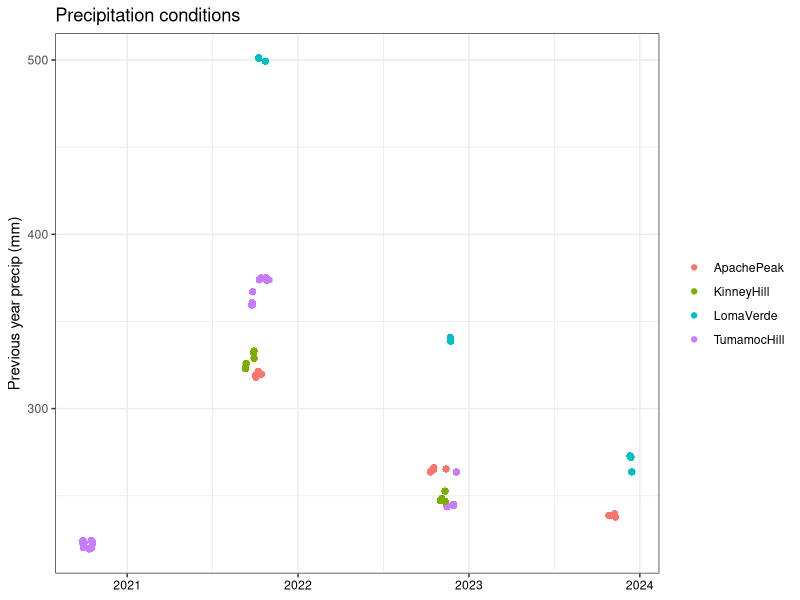
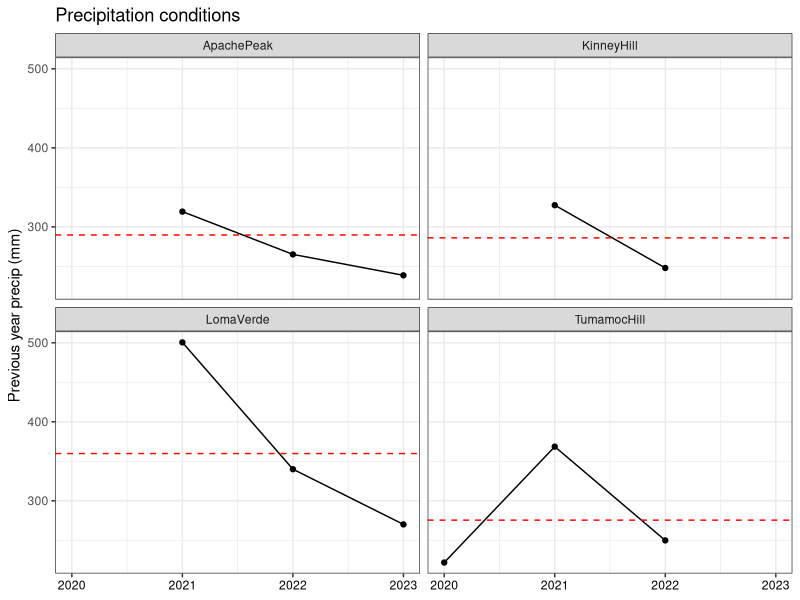
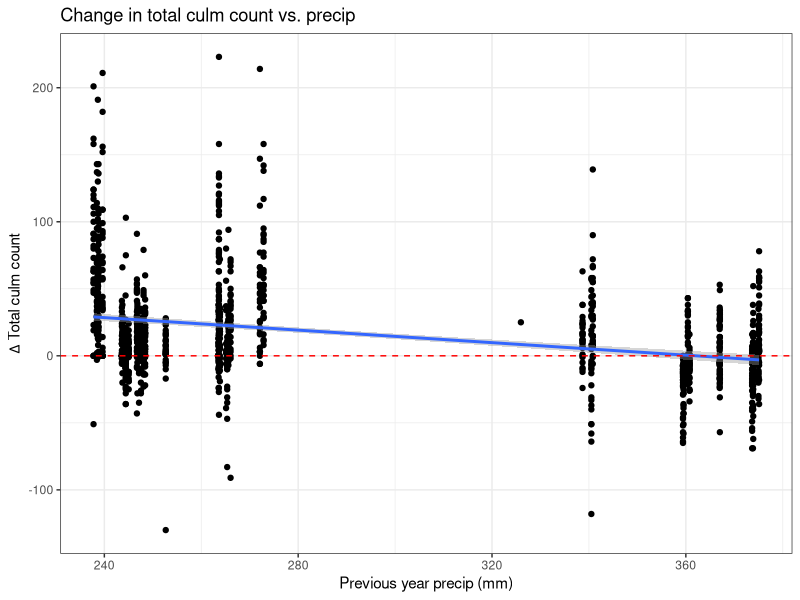
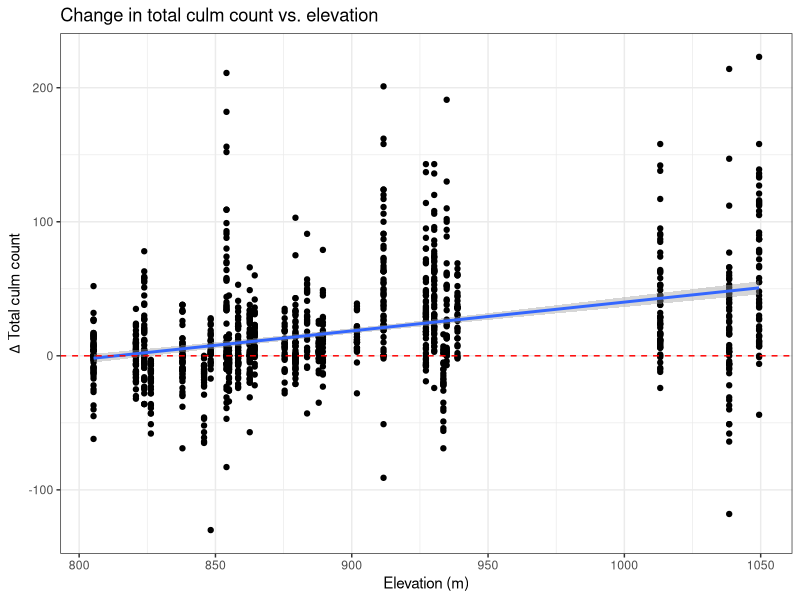
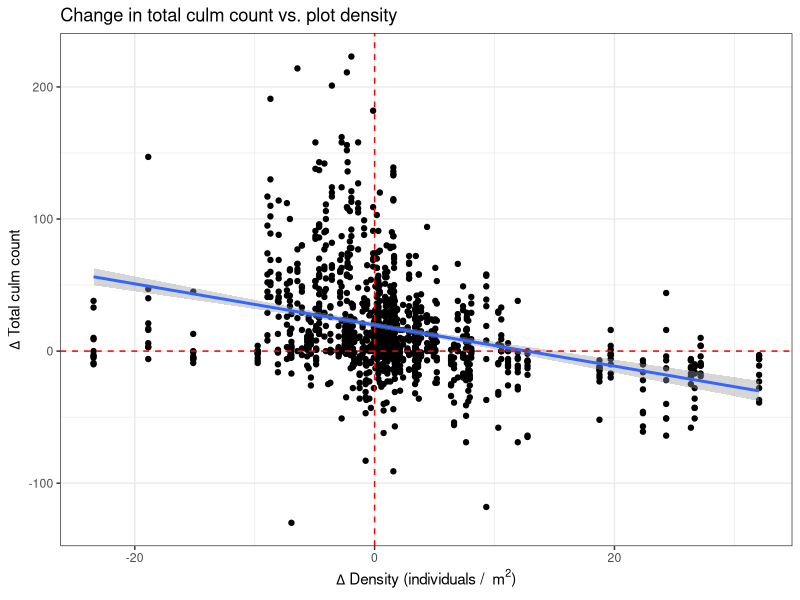
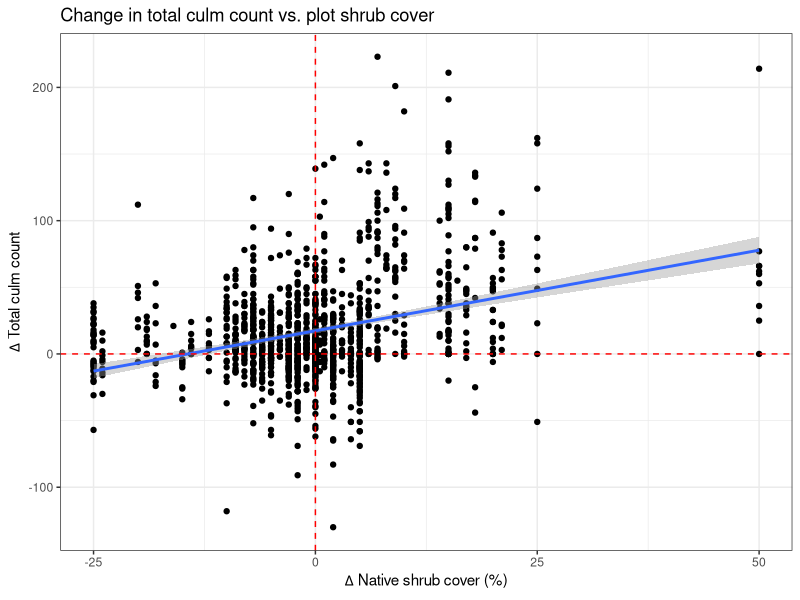
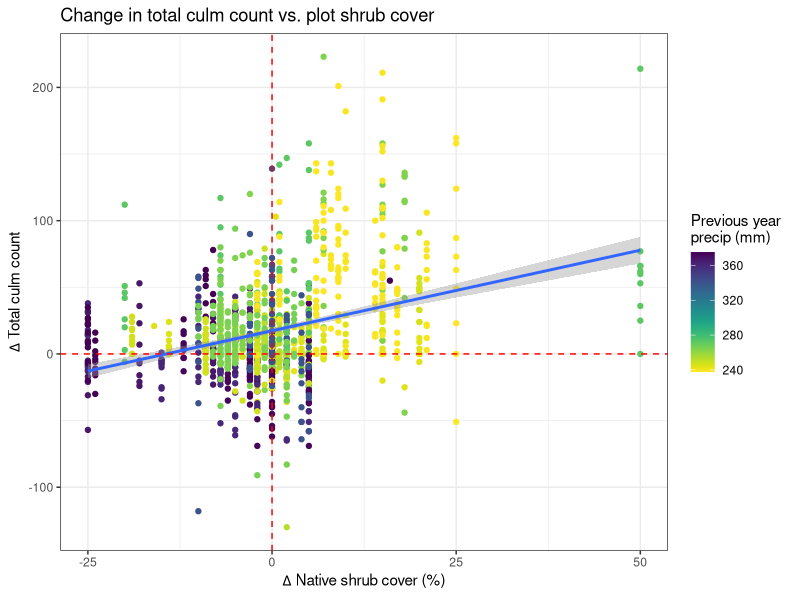
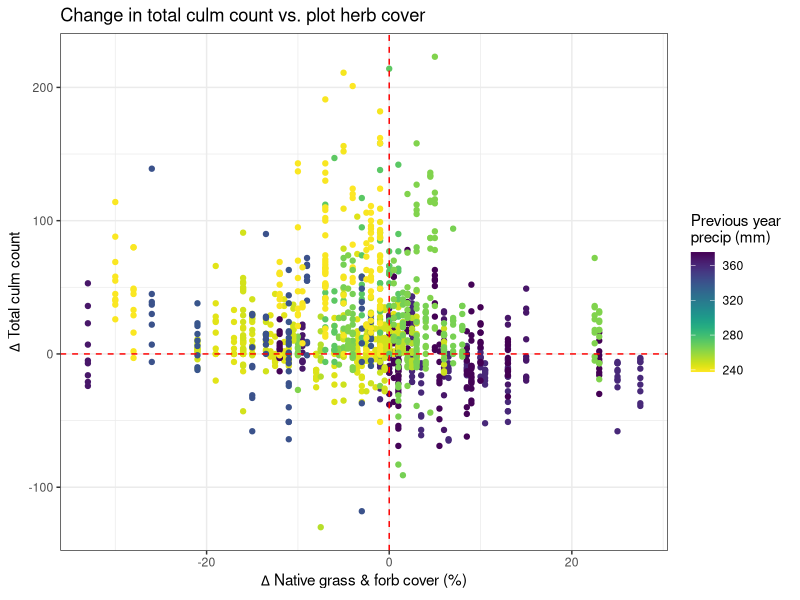

Write the R code that produced these figures, in order. (Note: this script raises an error after producing the figures.)
# Created: 2025-04-28
# Updated: 2025-04-29

# Purpose: Visualize relationships relevant to linear models from 06.2.R:
#   total7, repro7, bgden7, bgcov7.
# Also graph seedling survival (no corresponding linear models).

library(tidyverse)
library(scales)
library(viridis)

# Load data ---------------------------------------------------------------

dat <- read_csv("data/cleaned/04_demography-data_clean.csv")
culm.change.raw <- read_csv("data/cleaned/04_change-in-culm-density-cover_clean.csv")


# Data wrangling ----------------------------------------------------------

# Remove flat obs
culm.change <- culm.change.raw %>% 
  filter(Aspect != "flat")


# Separate out plot-level data and remove flat
dat.plot <- dat %>% 
  select(-Plant_ID, -Vegetative_culms, -Reproductive_culms, -Total_Live_Culms, -Longestleaflength_cm) %>% 
  distinct(.keep_all = TRUE) %>% 
  filter(Aspect != "flat")

plot.change <- culm.change %>% 
  select(-Plant_ID, -Vegetative_culms, -Reproductive_culms, -Total_Live_Culms, -Longestleaflength_cm,
         -Change_Reproductive_culms, -Change_Total_Live_Culms) %>% 
  distinct(.keep_all = TRUE) %>% 
  filter(Aspect != "flat")

# Create df of average for precip
#   By site
plot.avg.site <- dat.plot %>% 
  group_by(Year, StudyYear, Site) %>% 
  summarise(Perc_dev_avg = mean(Perc_dev),
            Prev_year_precip_avg = mean(Prev_year_precip),
            .groups = "keep")


# Aspects at each site ----------------------------------------------------

dat %>% 
  filter(Site == "ApachePeak") %>% 
  count(Aspect) # E, S, W, flat
dat %>% 
  filter(Site == "KinneyHill") %>% 
  count(Aspect) # E, S, SW, W
dat %>% 
  filter(Site == "LomaVerde") %>% 
  count(Aspect) # S, SW, W
dat %>% 
  filter(Site == "TumamocHill") %>% 
  count(Aspect) # E, N, S, W



# Precip ------------------------------------------------------------------

# 30-year averages by site
dat.plot %>% 
  select(Site, Transect, MAP) %>% 
  distinct(.keep_all = TRUE) %>% 
  print(n = 27)

map.avg <- dat.plot %>% 
  select(Site, Transect, MAP) %>% 
  distinct(.keep_all = TRUE) %>% 
  group_by(Site) %>% 
  summarise(MAP_avg = mean(MAP))
map.avg

# Precip: scatterplot 
dat %>% 
  ggplot(aes(x = Date, y = Prev_year_precip, color = Site)) +
  geom_point() +
  theme_bw() +
  labs(x = NULL,
       y = "Previous year precip (mm)",
       title = "Precipitation conditions") +
  theme(axis.text.x = element_text(color = "black")) +
  theme(legend.title = element_blank())
  

# Precip: line graph
precip.site <- plot.avg.site %>% 
  ggplot(aes(x = Year, y = Prev_year_precip_avg)) +
  geom_point() +
  geom_line() +
  facet_wrap(~Site) +
  theme_bw() +
  labs(x = NULL,
       y = "Previous year precip (mm)",
       title = "Precipitation conditions") +
  theme(axis.text.x = element_text(color = "black")) +
  geom_hline(data = map.avg, 
             aes(yintercept = MAP_avg), 
             linetype = "dashed", color = "red")
precip.site



# Total culms -------------------------------------------------------------

## Total change: Significant ----------------------------------------------

# Total change: Linear regression by Prev_year_precip
total.change.precip.lm <- culm.change %>% 
  ggplot(aes(x = Prev_year_precip, y = Change_Total_Live_Culms)) +
  geom_point() +
  geom_smooth(method = "lm") +
  theme_bw() +
  xlab("Previous year precip (mm)") +
  ggtitle("Change in total culm count vs. precip") +
  labs(y = expression(Delta ~ "Total culm count")) +
  geom_hline(yintercept = 0,
             linetype = "dashed",
             color = "red")  
total.change.precip.lm

# Total change: Linear regression by Elevation
total.change.elev.lm <- culm.change %>% 
  ggplot(aes(x = Elevation_m, y = Change_Total_Live_Culms)) +
  geom_point() +
  geom_smooth(method = "lm") +
  theme_bw() +
  xlab("Elevation (m)") +
  ggtitle("Change in total culm count vs. elevation") +
  labs(y = expression(Delta ~ "Total culm count")) +
  geom_hline(yintercept = 0,
             linetype = "dashed",
             color = "red")  
total.change.elev.lm

# Total change: linear regression by buffelgrass density (change)
total.change.bgden.lm <- culm.change %>% 
  ggplot(aes(x = Change_BGDensity, y = Change_Total_Live_Culms)) +
  geom_point() +
  geom_smooth(method = "lm") +
  theme_bw() +
  geom_hline(yintercept = 0,
             linetype = "dashed",
             color = "red") +
  geom_vline(xintercept = 0,
             linetype = "dashed",
             color = "red") +
  labs(y = expression(Delta ~ "Total culm count"),
       x = expression(Delta ~ paste("Density (individuals /  ", m^2, ")")),
       title = "Change in total culm count vs. plot density")
total.change.bgden.lm

# Total change: linear regression by shrub cover (change)
total.change.shrub.lm <- culm.change %>% 
  ggplot(aes(x = Change_ShrubCover, y = Change_Total_Live_Culms)) +
  geom_point() +
  geom_smooth(method = "lm") +
  theme_bw() +
  geom_hline(yintercept = 0,
             linetype = "dashed",
             color = "red") +
  geom_vline(xintercept = 0,
             linetype = "dashed",
             color = "red") +
  labs(y = expression(Delta ~ "Total culm count"),
       x = expression(Delta ~ "Native shrub cover (%)"),
       title = "Change in total culm count vs. plot shrub cover")
total.change.shrub.lm

# Total change: linear regression by shrub cover (change) and Prev_year_precip
total.change.shrub.prevprecip.lm <- culm.change %>% 
  ggplot(aes(x = Change_ShrubCover, y = Change_Total_Live_Culms)) +
  geom_point(aes(color = Prev_year_precip)) +
  geom_smooth(method = "lm") +
  theme_bw() +
  scale_color_viridis(option = "viridis", direction = -1,
                      name = "Previous year \nprecip (mm)") +
  geom_hline(yintercept = 0,
             linetype = "dashed",
             color = "red") +
  geom_vline(xintercept = 0,
             linetype = "dashed",
             color = "red") +
  labs(y = expression(Delta ~ "Total culm count"),
       x = expression(Delta ~ "Native shrub cover (%)"),
       title = "Change in total culm count vs. plot shrub cover")
total.change.shrub.prevprecip.lm

# Total change: scatterplot by herb cover (change) and Prev_year_precip
total.change.herb.prevprecip <- culm.change %>% 
  ggplot(aes(x = Change_HerbCover, y = Change_Total_Live_Culms)) +
  geom_point(aes(color = Prev_year_precip)) +
  theme_bw() +
  scale_color_viridis(option = "viridis", direction = -1,
                      name = "Previous year \nprecip (mm)") +
  geom_hline(yintercept = 0,
             linetype = "dashed",
             color = "red") +
  geom_vline(xintercept = 0,
             linetype = "dashed",
             color = "red") +
  labs(y = expression(Delta ~ "Total culm count"),
       x = expression(Delta ~ "Native grass & forb cover (%)"),
       title = "Change in total culm count vs. plot herb cover")
total.change.herb.prevprecip

# Total change: scatterplot PlotSlope and Prev_year_precip
total.change.plotslope.prevprecip <- culm.change %>% 
  ggplot(aes(x = PlotSlope, y = Change_Total_Live_Culms, color = Prev_year_precip)) +
  geom_point() +
  theme_bw() +
  scale_color_viridis(option = "viridis", direction = -1,
                      name = "Previous year \nprecip (mm)") +
  geom_hline(yintercept = 0,
             linetype = "dashed",
             color = "red") +
  labs(y = expression(Delta ~ "Total culm count"),
       x = "Plot slope (\u00B0)",
       title = "Change in total culm count vs. plot slope") 
total.change.plotslope.prevprecip


## Total change: Not significant ------------------------------------------

# Total change: Aspect (boxplot)
total.change.aspect <- culm.change %>% 
  ggplot(aes(x = Aspect, y = Change_Total_Live_Culms)) +
  geom_boxplot() +
  geom_jitter(alpha = 0.3) +
  theme_bw() +
  labs(title = "Change in total culm count by aspect",
       y = expression(Delta ~ "Total culm count"),
       x = NULL) +
  geom_hline(yintercept = 0,
             linetype = "dashed",
             color = "red") +
  theme(axis.text.x = element_text(color = "black"))
total.change.aspect

# Total change: Linear regression by PlotSlope
total.change.plotslope.lm <- culm.change %>% 
  ggplot(aes(x = PlotSlope, y = Change_Total_Live_Culms)) +
  geom_point() +
  geom_smooth(method = "lm") +
  theme_bw() +
  xlab("Plot slope (\u00B0)") +
  ggtitle("Change in total culm count") +
  labs(y = expression(Delta ~ "Total culm count")) +
  geom_hline(yintercept = 0,
             linetype = "dashed",
             color = "red")  
total.change.plotslope.lm

# Total change: linear regression by herb cover (change)
total.change.herb.lm <- culm.change %>% 
  ggplot(aes(x = Change_HerbCover, y = Change_Total_Live_Culms)) +
  geom_point() +
  geom_smooth(method = "lm") +
  theme_bw() +
  geom_hline(yintercept = 0,
             linetype = "dashed",
             color = "red") +
  geom_vline(xintercept = 0,
             linetype = "dashed",
             color = "red") +
  labs(y = expression(Delta ~ "Total culm count"),
       x = expression(Delta ~ "Native grass & forb cover (%)"),
       title = "Change in total culm count vs. plot herb cover")
total.change.herb.lm

# Total change: scatterplot buffelgrass density (change) and Prev_year_precip
total.change.bgden.prevprecip <- culm.change %>% 
  ggplot(aes(x = Change_BGDensity, y = Change_Total_Live_Culms, color = Prev_year_precip)) +
  geom_point() +
  theme_bw() +
  scale_color_viridis(option = "viridis", direction = -1,
                      name = "Previous year \nprecip (mm)") +
  geom_hline(yintercept = 0,
             linetype = "dashed",
             color = "red") +
  geom_vline(xintercept = 0,
             linetype = "dashed",
             color = "red") +
  labs(y = expression(Delta ~ "Total culm count"),
       x = expression(Delta ~ paste("Density (individuals / ", m^2, ")")),
       title = "Change in total culm count vs. plot density") 
total.change.bgden.prevprecip

# Total change: linear regression buffelgrass density (change) and Prev_year_precip
total.change.bgden.prevprecip.lm <- culm.change %>% 
  ggplot(aes(x = Change_BGDensity, y = Change_Total_Live_Culms)) +
  geom_point(aes(color = Prev_year_precip)) +
  geom_smooth(method = "lm") +
  theme_bw() +
  scale_color_viridis(option = "viridis", direction = -1,
                      name = "Previous year \nprecip (mm)") +
  geom_hline(yintercept = 0,
             linetype = "dashed",
             color = "red") +
  geom_vline(xintercept = 0,
             linetype = "dashed",
             color = "red") +
  labs(y = expression(Delta ~ "Total culm count"),
       x = expression(Delta ~ paste("Density (individuals / ", m^2, ")")),
       title = "Change in total culm count vs. plot density") 
total.change.bgden.prevprecip.lm

# Total change: linear regression by herb cover (change) and previous year precipitation
total.change.herb.prevprecip.lm <- culm.change %>% 
  ggplot(aes(x = Change_HerbCover, y = Change_Total_Live_Culms)) +
  geom_point(aes(color = Prev_year_precip)) +
  geom_smooth(method = "lm") +
  theme_bw() +
  scale_color_viridis(option = "viridis", direction = -1,
                      name = "Previous year \nprecip (mm)") +
  geom_hline(yintercept = 0,
             linetype = "dashed",
             color = "red") +
  geom_vline(xintercept = 0,
             linetype = "dashed",
             color = "red") +
  labs(y = expression(Delta ~ "Total culm count"),
       x = expression(Delta ~ "Native grass & forb cover (%)"),
       title = "Change in total culm count vs. plot herb cover")
total.change.herb.prevprecip.lm



# Reproductive culms ------------------------------------------------------

## Repro change: Significant ----------------------------------------------

# Repro change: Aspect (boxplot)
repro.change.aspect <- culm.change %>% 
  ggplot(aes(x = Aspect, y = Change_Reproductive_culms)) +
  geom_boxplot() +
  geom_jitter(alpha = 0.3) +
  theme_bw() +
  labs(title = "Change in reproductive culm count by aspect",
       y = expression(Delta ~ "Reproductive culm count"),
       x = NULL) +
  geom_hline(yintercept = 0,
             linetype = "dashed",
             color = "red") +
  theme(axis.text.x = element_text(color = "black"))
repro.change.aspect

# Repro change: linear regression by buffelgrass density (change)
repro.change.bgden.lm <- culm.change %>% 
  ggplot(aes(x = Change_BGDensity, y = Change_Reproductive_culms)) +
  geom_point() +
  geom_smooth(method = "lm") +
  theme_bw() +
  geom_hline(yintercept = 0,
             linetype = "dashed",
             color = "red") +
  geom_vline(xintercept = 0,
             linetype = "dashed",
             color = "red") +
  labs(y = expression(Delta ~ "Reproductive culm count"),
       x = expression(Delta ~ paste("Density (individuals /  ", m^2, ")")),
       title = "Change in reproductive culm count vs. plot density")
repro.change.bgden.lm

# Repro change: linear regression by shrub cover (change)
repro.change.shrub.lm <- culm.change %>% 
  ggplot(aes(x = Change_ShrubCover, y = Change_Reproductive_culms)) +
  geom_point() +
  geom_smooth(method = "lm") +
  theme_bw() +
  geom_hline(yintercept = 0,
             linetype = "dashed",
             color = "red") +
  geom_vline(xintercept = 0,
             linetype = "dashed",
             color = "red") +
  labs(y = expression(Delta ~ "Reproductive culm count"),
       x = expression(Delta ~ "Native shrub cover (%)"),
       title = "Change in reproductive culm count vs. plot shrub cover")
repro.change.shrub.lm

# Repro change: linear regression by herb cover (change)
repro.change.herb.lm <- culm.change %>% 
  ggplot(aes(x = Change_HerbCover, y = Change_Reproductive_culms)) +
  geom_point() +
  geom_smooth(method = "lm") +
  theme_bw() +
  geom_hline(yintercept = 0,
             linetype = "dashed",
             color = "red") +
  geom_vline(xintercept = 0,
             linetype = "dashed",
             color = "red") +
  labs(y = expression(Delta ~ "Reproductive culm count"),
       x = expression(Delta ~ "Native grass and forb cover (%)"),
       title = "Change in reproductive culm count vs. plot herb cover")
repro.change.herb.lm

# Repro change: linear regression buffelgrass density (change) and Prev_year_precip
repro.change.bgden.prevprecip.lm <- culm.change %>% 
  ggplot(aes(x = Change_BGDensity, y = Change_Reproductive_culms)) +
  geom_point(aes( color = Prev_year_precip)) +
  geom_smooth(method = "lm") +
  theme_bw() +
  scale_color_viridis(option = "viridis", direction = -1,
                      name = "Previous year \nprecip (mm)") +
  geom_hline(yintercept = 0,
             linetype = "dashed",
             color = "red") +
  geom_vline(xintercept = 0,
             linetype = "dashed",
             color = "red") +
  labs(y = expression(Delta ~ "Reproductive culm count"),
       x = expression(Delta ~ paste("Density (individuals /  ", m^2, ")")),
       title = "Change in reproductive culm count vs. plot density") 
repro.change.bgden.prevprecip.lm

# Repro change: scatterplot buffelgrass density (change) and Prev_year_precip
repro.change.bgden.prevprecip <- culm.change %>% 
  ggplot(aes(x = Change_BGDensity, y = Change_Reproductive_culms, color = Prev_year_precip)) +
  geom_point() +
  theme_bw() +
  scale_color_viridis(option = "viridis", direction = -1,
                      name = "Previous year \nprecip (mm)") +
  geom_hline(yintercept = 0,
             linetype = "dashed",
             color = "red") +
  geom_vline(xintercept = 0,
             linetype = "dashed",
             color = "red") +
  labs(y = expression(Delta ~ "Reproductive culm count"),
       x = expression(Delta ~ paste("Density (individuals /  ", m^2, ")")),
       title = "Change in reproductive culm count vs. plot density") 
repro.change.bgden.prevprecip

# Repro change: scatterplot PlotSlope and Prev_year_precip
repro.change.plotslope.prevprecip <- culm.change %>% 
  ggplot(aes(x = PlotSlope, y = Change_Reproductive_culms, color = Prev_year_precip)) +
  geom_point() +
  theme_bw() +
  scale_color_viridis(option = "viridis", direction = -1,
                      name = "Previous year \nprecip (mm)") +
  geom_hline(yintercept = 0,
             linetype = "dashed",
             color = "red") +
  labs(y = expression(Delta ~ "Reproductive culm count"),
       x = "Plot slope (\u00B0)",
       title = "Change in reproductive culm count vs. plot slope") 
repro.change.plotslope.prevprecip


## Repro change: Not significant ------------------------------------------

# Repro change: Linear regression by Prev_year_precip
repro.change.precip.lm <- culm.change %>% 
  ggplot(aes(x = Prev_year_precip, y = Change_Reproductive_culms)) +
  geom_point() +
  geom_smooth(method = "lm") +
  theme_bw() +
  xlab("Previous year precip (mm)") +
  ggtitle("Change in reproductive culm count vs. precip") +
  labs(y = expression(Delta ~ "Reproductive culm count")) +
  geom_hline(yintercept = 0,
             linetype = "dashed",
             color = "red")  
repro.change.precip.lm

# Repro change: Linear regression by Elevation
repro.change.elev.lm <- culm.change %>% 
  ggplot(aes(x = Elevation_m, y = Change_Reproductive_culms)) +
  geom_point() +
  geom_smooth(method = "lm") +
  theme_bw() +
  xlab("Elevation (m)") +
  ggtitle("Change in reproductive culm count vs. elevation") +
  labs(y = expression(Delta ~ "Reproductive culm count")) +
  geom_hline(yintercept = 0,
             linetype = "dashed",
             color = "red")  
repro.change.elev.lm

# Repro change: Linear regression by PlotSlope
repro.change.plotslope.lm <- culm.change %>% 
  ggplot(aes(x = PlotSlope, y = Change_Reproductive_culms)) +
  geom_point() +
  geom_smooth(method = "lm") +
  theme_bw() +
  xlab("Plot slope (\u00B0)") +
  ggtitle("Change in reproductive culm count") +
  labs(y = expression(Delta ~ "Reproductive culm count")) +
  geom_hline(yintercept = 0,
             linetype = "dashed",
             color = "red")  
repro.change.plotslope.lm

# Repro change: linear regression by shrub cover (change) and Prev_year_precip
repro.change.shrub.prevprecip.lm <- culm.change %>% 
  ggplot(aes(x = Change_ShrubCover, y = Change_Reproductive_culms)) +
  geom_point(aes(color = Prev_year_precip)) +
  geom_smooth(method = "lm") +
  theme_bw() +
  scale_color_viridis(option = "viridis", direction = -1,
                      name = "Previous year \nprecip (mm)") +
  geom_hline(yintercept = 0,
             linetype = "dashed",
             color = "red") +
  geom_vline(xintercept = 0,
             linetype = "dashed",
             color = "red") +
  labs(y = expression(Delta ~ "Reproductive culm count"),
       x = expression(Delta ~ "Native shrub cover (%)"),
       title = "Change in reproductive culm count vs. plot shrub cover")
repro.change.shrub.prevprecip.lm

# Repro change: linear regression by herb cover (change) and Prev_year_precip
repro.change.herb.prevprecip.lm <- culm.change %>% 
  ggplot(aes(x = Change_HerbCover, y = Change_Reproductive_culms)) +
  geom_point(aes(color = Prev_year_precip)) +
  geom_smooth(method = "lm") +
  theme_bw() +
  scale_color_viridis(option = "viridis", direction = -1,
                      name = "Previous year \nprecip (mm)") +
  geom_hline(yintercept = 0,
             linetype = "dashed",
             color = "red") +
  geom_vline(xintercept = 0,
             linetype = "dashed",
             color = "red") +
  labs(y = expression(Delta ~ "Reproductive culm count"),
       x = expression(Delta ~ "Native grass and forb cover (%)"),
       title = "Change in reproductive culm count vs. plot herb cover")
repro.change.herb.prevprecip.lm






# Buffelgrass density -----------------------------------------------------

## BG density change: Significant -----------------------------------------

# BG density change: linear regression by Prev_year_precip
bgden.change.precip.lm <- plot.change %>% 
  ggplot(aes(x = Prev_year_precip, y = Change_BGDensity)) +
  geom_point() +
  geom_smooth(method = "lm") +
  theme_bw() +
  geom_hline(yintercept = 0,
             linetype = "dashed",
             color = "red") +
  labs(x = "Previous year precip (mm)",
       y = expression(paste(Delta ~ "Density (individuals /  ", m^2, ")")),
       title = "Change in buffelgrass density vs. precip")
bgden.change.precip.lm

# BG density change: Aspect (boxplot)
bgden.change.aspect <- plot.change %>% 
  filter(Aspect != "flat") %>% 
  ggplot(aes(x = Aspect, y = Change_BGDensity)) +
  geom_boxplot() +
  geom_jitter(alpha = 0.3) +
  theme_bw() +
  labs(title = "Change in buffelgrass density by aspect",
       y = expression(paste(Delta ~ "Density (individuals /  ", m^2, ")")),
       x = NULL) +
  geom_hline(yintercept = 0,
             linetype = "dashed",
             color = "red") +
  theme(axis.text.x = element_text(color = "black"))
bgden.change.aspect

# BG density change: linear regression by shrub cover (change)
bgden.change.shrub.lm <- plot.change %>% 
  ggplot(aes(x = Change_ShrubCover, y = Change_BGDensity)) +
  geom_point() +
  geom_smooth(method = "lm") +
  theme_bw() +
  geom_hline(yintercept = 0,
             linetype = "dashed",
             color = "red") +
  geom_vline(xintercept = 0,
             linetype = "dashed",
             color = "red") +
  labs(y = expression(paste(Delta ~ "Buffelgrass density (individuals /  ", m^2, ")")),
       x = expression(Delta ~ "Native shrub cover (%)"),
       title = "Change in buffelgrass density vs. shrub cover change")
bgden.change.shrub.lm

# BG density change: linear regression by shrub cover (change) and Prev_year_precip
bgden.change.shrub.prevprecip.lm <- plot.change %>% 
  ggplot(aes(x = Change_ShrubCover, y = Change_BGDensity)) +
  geom_point(aes(color = Prev_year_precip)) +
  geom_smooth(method = "lm") +
  scale_color_viridis(option = "viridis", direction = -1,
                      name = "Previous year \nprecip (mm)") +
  theme_bw() +
  geom_hline(yintercept = 0,
             linetype = "dashed",
             color = "red") +
  geom_vline(xintercept = 0,
             linetype = "dashed",
             color = "red") +
  labs(y = expression(paste(Delta ~ "Buffelgrass density (individuals /  ", m^2, ")")),
       x = expression(Delta ~ "Native shrub cover (%)"),
       title = "Change in buffelgrass density vs. shrub cover change")
bgden.change.shrub.prevprecip.lm


## BG density change: Not significant -------------------------------------

# BG density change: Linear regression by Elevation
bgden.change.elev.lm <- plot.change %>% 
  ggplot(aes(x = Elevation_m, y = Change_BGDensity)) +
  geom_point() +
  geom_smooth(method = "lm") +
  theme_bw() +
  geom_hline(yintercept = 0,
             linetype = "dashed",
             color = "red") +
  labs(x = "Elevation (m)",
       y = expression(paste(Delta ~ "Density (individuals /  ", m^2, ")")),
       title = "Change in buffelgrass density vs. elevation")
bgden.change.elev.lm

# BG density change: Linear regression by PlotSlope
bgden.change.plotslope.lm <- plot.change %>% 
  ggplot(aes(x = PlotSlope, y = Change_BGDensity)) +
  geom_point() +
  geom_smooth(method = "lm") +
  theme_bw() +
  geom_hline(yintercept = 0,
             linetype = "dashed",
             color = "red") +
  labs(x = "Plot slope (\u00B0)",
       y = expression(paste(Delta ~ "Density (individuals /  ", m^2, ")")),
       title = "Change in buffelgrass density vs. plot slope")
bgden.change.plotslope.lm

# BG density change: linear regression by herb cover (change)
bgden.change.herb.lm <- plot.change %>% 
  ggplot(aes(x = Change_HerbCover, y = Change_BGDensity)) +
  geom_point() +
  geom_smooth(method = "lm") +
  theme_bw() +
  geom_hline(yintercept = 0,
             linetype = "dashed",
             color = "red") +
  geom_vline(xintercept = 0,
             linetype = "dashed",
             color = "red") +
  labs(y = expression(paste(Delta ~ "Buffelgrass density (individuals /  ", m^2, ")")),
       x = expression(Delta ~ "Native grass & forb cover (%)"),
       title = "Change in buffelgrass density vs. herb cover change")
bgden.change.herb.lm

# BG density change: linear regression by herb cover (change) and Prev_year_precip
bgden.change.herb.prevprecip.lm <- plot.change %>% 
  ggplot(aes(x = Change_HerbCover, y = Change_BGDensity)) +
  geom_point(aes(color = Prev_year_precip)) +
  geom_smooth(method = "lm") +
  scale_color_viridis(option = "viridis", direction = -1,
                      name = "Previous year \nprecip (mm)") +
  theme_bw() +
  geom_hline(yintercept = 0,
             linetype = "dashed",
             color = "red") +
  geom_vline(xintercept = 0,
             linetype = "dashed",
             color = "red") +
  labs(y = expression(paste(Delta ~ "Buffelgrass density (individuals /  ", m^2, ")")),
       x = expression(Delta ~ "Native grass & forb cover (%)"),
       title = "Change in buffelgrass density vs. herb cover change")
bgden.change.herb.prevprecip.lm


# Buffelgrass cover -------------------------------------------------------

## BG cover change: Significant -------------------------------------------

# BG cover change: Linear regression by Prev_year_precip
bgcov.change.precip.lm <- plot.change %>% 
  ggplot(aes(x = Prev_year_precip, y = Change_BGCover)) +
  geom_point() +
  geom_smooth(method = "lm") +
  theme_bw() +
  geom_hline(yintercept = 0,
             linetype = "dashed",
             color = "red") +
  labs(x = "Previous year precip (mm)",
       y = expression(Delta ~ "Cover (%)"),
       title = "Change in buffelgrass cover vs. precip")
bgcov.change.precip.lm

# BG cover change: Linear regression by Elevation
bgcov.change.elev.lm <- plot.change %>% 
  ggplot(aes(x = Elevation_m, y = Change_BGCover)) +
  geom_point() +
  geom_smooth(method = "lm") +
  theme_bw() +
  geom_hline(yintercept = 0,
             linetype = "dashed",
             color = "red") +
  labs(x = "Elevation (m)",
       y = expression(Delta ~ "Cover (%)"),
       title = "Change in buffelgrass cover vs. elevation")
bgcov.change.elev.lm

# BG cover change: Aspect (boxplot)
bgcov.change.aspect <- plot.change %>% 
  filter(Aspect != "flat") %>% 
  ggplot(aes(x = Aspect, y = Change_BGCover)) +
  geom_boxplot() +
  geom_jitter(alpha = 0.3) +
  theme_bw() +
  labs(title = "Change in buffelgrass cover by aspect",
       y = expression(Delta ~ "Cover (%)"),
       x = NULL) +
  geom_hline(yintercept = 0,
             linetype = "dashed",
             color = "red") +
  theme(axis.text.x = element_text(color = "black"))
bgcov.change.aspect


## BG cover change: Not significant ---------------------------------------

# BG cover change: Linear regression by PlotSlope
bgcov.change.plotslope.lm <- plot.change %>% 
  ggplot(aes(x = PlotSlope, y = Change_BGCover)) +
  geom_point() +
  geom_smooth(method = "lm") +
  theme_bw() +
  geom_hline(yintercept = 0,
             linetype = "dashed",
             color = "red") +
  labs(x = "Plot slope (\u00B0)",
       y = expression(Delta ~ "Cover (%)"),
       title = "Change in buffelgrass cover vs. plot slope")
bgcov.change.plotslope.lm

# BG density change: linear regression by shrub cover (change)
bgcov.change.shrub.lm <- plot.change %>% 
  ggplot(aes(x = Change_ShrubCover, y = Change_BGCover)) +
  geom_point() +
  geom_smooth(method = "lm") +
  theme_bw() +
  geom_hline(yintercept = 0,
             linetype = "dashed",
             color = "red") +
  geom_vline(xintercept = 0,
             linetype = "dashed",
             color = "red") +
  labs(y = expression(Delta ~ "Buffelgrass cover (%)"),
       x = expression(Delta ~ "Native shrub cover (%)"),
       title = "Change in buffegrass cover vs. shrub cover change")
bgcov.change.shrub.lm

# BG cover change: linear regression by shrub cover (change) and Prev_year_precip
bgcov.change.shrub.prevprecip.lm <- plot.change %>% 
  ggplot(aes(x = Change_ShrubCover, y = Change_BGCover)) +
  geom_point(aes(color = Prev_year_precip)) +
  geom_smooth(method = "lm") +
  scale_color_viridis(option = "viridis", direction = -1,
                      name = "Previous year \nprecip (mm)") +
  theme_bw() +
  geom_hline(yintercept = 0,
             linetype = "dashed",
             color = "red") +
  geom_vline(xintercept = 0,
             linetype = "dashed",
             color = "red") +
  labs(y = expression(Delta ~ "Buffelgrass cover (%)"),
       x = expression(Delta ~ "Native shrub cover (%)"),
       title = "Change in buffelgrass cover vs. shrub cover change")
bgcov.change.shrub.prevprecip.lm

# BG cover change: linear regression by PlotSlope and Prev_year_precip
bgcov.change.plotslope.prevprecip.lm <- plot.change %>% 
  ggplot(aes(x = PlotSlope, y = Change_BGCover)) +
  geom_point(aes(color = Prev_year_precip)) +
  geom_smooth(method = "lm") +
  scale_color_viridis(option = "viridis", direction = -1,
                      name = "Previous year \nprecip (mm)") +
  theme_bw() +
  geom_hline(yintercept = 0,
             linetype = "dashed",
             color = "red") +
  labs(y = expression(Delta ~ "Buffelgrass cover (%)"),
       x = "Plot slope (\u00B0)",
       title = "Change in buffelgrass cover vs. plot slope")
bgcov.change.plotslope.prevprecip.lm


# Shrub & herb cover ------------------------------------------------------

# Shrub cover change: Linear regression by Prev_year_precip
shrub.change.precip.lm <- plot.change %>% 
  ggplot(aes(x = Prev_year_precip, y = Change_ShrubCover)) +
  geom_point() +
  geom_smooth(method = "lm") +
  theme_bw() +
  geom_hline(yintercept = 0,
             linetype = "dashed",
             color = "red") +
  labs(x = "Previous year precip (mm)",
       y = expression(Delta ~ "Native shrub cover (%)"),
       title = "Change in shrub cover vs. precip")
shrub.change.precip.lm

# Herb cover change: Linear regression by Prev_year_precip
herb.change.precip.lm <- plot.change %>% 
  ggplot(aes(x = Prev_year_precip, y = Change_HerbCover)) +
  geom_point() +
  geom_smooth(method = "lm") +
  theme_bw() +
  geom_hline(yintercept = 0,
             linetype = "dashed",
             color = "red") +
  labs(x = "Previous year precip (mm)",
       y = expression(Delta ~ "Native herb cover (%)"),
       title = "Change in grass & forb cover vs. precip")
herb.change.precip.lm


# Survival ----------------------------------------------------------------

# Survival: linear regression by Prev_year_precip
survival.precip.lm <- dat %>% 
  filter(!is.na(survival_perc)) %>% 
  ggplot(aes(x = Prev_year_precip, y = survival_perc)) +
  geom_point() +
  geom_smooth(method = "lm") +
  scale_y_continuous(labels = scales::percent) +
  theme_bw() +
  labs(x = "Previous year precip (mm)",
       y = "Seedling survival (%)",
       title = "Buffelgrass seedling survival vs. precip")
survival.precip.lm


# Change in culms
# Survival: linear regression by total culms (change)
culm.change %>% 
  filter(!is.na(survival_perc)) %>% 
  ggplot(aes(x = survival_perc, y = Change_Total_Live_Culms)) +
  geom_point() +
  geom_smooth(method = "lm") +
  scale_x_continuous(labels = scales::percent) +
  theme_bw() +
  geom_hline(yintercept = 0,
             linetype = "dashed",
             color = "red") +
  labs(x = "Seedling survival (%)",
       y = expression(Delta ~ "Total culm count"),
       title = "Seedling survival vs. change in total culms")

# Survival: scatterplot by total culms (change) and Prev_year_precip
survival.total.change.prevprecip <- culm.change %>% 
  filter(!is.na(survival_perc)) %>% 
  ggplot(aes(x = survival_perc, y = Change_Total_Live_Culms)) +
  geom_point(aes(color = Prev_year_precip)) +
  scale_x_continuous(labels = scales::percent) +
  scale_color_viridis(option = "viridis", direction = -1,
                      name = "Previous year \nprecip (mm)") +
  theme_bw() +
  geom_hline(yintercept = 0,
             linetype = "dashed",
             color = "red") +
  labs(y = expression(Delta ~ "Total culm count"),
       x = "Seedling survival (%)",
       title = "Seedling survival vs. change in total culms") 
survival.total.change.prevprecip

# Survival: linear regression by total culms (change) and Prev_year_precip
survival.total.change.prevprecip.lm <- culm.change %>% 
  filter(!is.na(survival_perc)) %>% 
  ggplot(aes(x = survival_perc, y = Change_Total_Live_Culms)) +
  geom_point(aes(color = Prev_year_precip)) +
  geom_smooth(method = "lm") +
  scale_x_continuous(labels = scales::percent) +
  scale_color_viridis(option = "viridis", direction = -1,
                      name = "Previous year \nprecip (mm)") +
  theme_bw() +
  geom_hline(yintercept = 0,
             linetype = "dashed",
             color = "red") +
  labs(y = expression(Delta ~ "Total culm count"),
       x = "Seedling survival (%)",
       title = "Seedling survival vs. change in total culms") 
survival.total.change.prevprecip.lm

# Survival: scatterplot by repro culms (change) and Prev_year_precip
survival.repro.change.prevprecip <- culm.change %>% 
  filter(!is.na(survival_perc)) %>% 
  ggplot(aes(x = survival_perc, y = Change_Reproductive_culms)) +
  geom_point(aes(color = Prev_year_precip)) +
  scale_x_continuous(labels = scales::percent) +
  scale_color_viridis(option = "viridis", direction = -1,
                      name = "Previous year \nprecip (mm)") +
  theme_bw() +
  geom_hline(yintercept = 0,
             linetype = "dashed",
             color = "red") +
  labs(y = expression(Delta ~ "Reproductive culm count"),
       x = "Seedling survival (%)",
       title = "Seedling survival vs. change in reproductive culms") 
survival.repro.change.prevprecip

# Survival: scatterplot by repro culms (change) and Prev_year_precip
survival.repro.change.prevprecip.lm <- culm.change %>% 
  filter(!is.na(survival_perc)) %>% 
  ggplot(aes(x = survival_perc, y = Change_Reproductive_culms)) +
  geom_point(aes(color = Prev_year_precip)) +
  geom_smooth(method = "lm") +
  scale_x_continuous(labels = scales::percent) +
  scale_color_viridis(option = "viridis", direction = -1,
                      name = "Previous year \nprecip (mm)") +
  theme_bw() +
  geom_hline(yintercept = 0,
             linetype = "dashed",
             color = "red") +
  labs(y = expression(Delta ~ "Reproductive culm count"),
       x = "Seedling survival (%)",
       title = "Seedling survival vs. change in reproductive culms") 
survival.repro.change.prevprecip.lm


# Raw culm counts
# Survival: linear regression by total culms and Prev_year_precip
dat %>% 
  filter(!is.na(survival_perc)) %>% 
  ggplot(aes(x = survival_perc, y = Total_Live_Culms)) +
  geom_point(aes(color = Prev_year_precip)) +
  geom_smooth(method = "lm") +
  scale_x_continuous(labels = scales::percent) + 
  scale_color_viridis(option = "viridis", direction = -1,
                      name = "Previous year \nprecip (mm)") +
  theme_bw() +
  labs(y = "No. of culms",
       x = "Seedling survival (%)",
       title = "Buffelgrass seedling survival vs. total culm count") 

# Survival: linear regression by repro culms and Prev_year_precip
dat %>% 
  filter(!is.na(survival_perc)) %>% 
  ggplot(aes(x = survival_perc, y = Reproductive_culms)) +
  geom_point(aes(color = Prev_year_precip)) +
  geom_smooth(method = "lm") +
  scale_x_continuous(labels = scales::percent) + 
  scale_color_viridis(option = "viridis", direction = -1,
                      name = "Previous year \nprecip (mm)") +
  theme_bw() +
  labs(y = "No. of reproductive culms",
       x = "Seedling survival (%)",
       title = "Buffelgrass seedling survival vs. reproductive culm count") 


# Survival: linear regression by buffelgrass density (change) and Prev_year_precip
culm.change %>% 
  filter(!is.na(survival_perc)) %>% 
  ggplot(aes(x = survival_perc, y = Change_BGDensity)) +
  geom_point(aes(color = Prev_year_precip)) +
  geom_smooth(method = "lm") +
  scale_x_continuous(labels = scales::percent) + 
  scale_color_viridis(option = "viridis", direction = -1,
                      name = "Previous year \nprecip (mm)") +
  theme_bw() +
  labs(y = expression(paste(Delta ~ "Density (individuals /  ", m^2, ")")),
       x = "Seedling survival (%)",
       title = "Buffelgrass seedling survival vs. change in plot density") +
  geom_hline(yintercept = 0,
             linetype = "dashed",
             color = "red")

# Survival: linear regression by buffelgrass density and previous precip
dat %>% 
  filter(!is.na(survival_perc)) %>% 
  ggplot(aes(x = survival_perc, y = BGDensity)) +
  geom_point(aes(color = Prev_year_precip)) +
  geom_smooth(method = "lm") +
  scale_x_continuous(labels = scales::percent) + 
  scale_color_viridis(option = "viridis", direction = -1,
                      name = "Previous year \nprecip (mm)") +
  theme_bw() +
  labs(y = expression(paste("Density (individuals /  ", m^2, ")")),
       x = "Seedling survival (%)",
       title = "Buffelgrass seedling survival vs. plot density") 



# Other -------------------------------------------------------------------

# Total change: linear regression with buffelgrass cover (change)
culm.change %>% 
  ggplot(aes(x = Change_BGCover, y = Change_Total_Live_Culms)) +
  geom_point() +
  geom_smooth(method = "lm") +
  theme_bw() +
  geom_hline(yintercept = 0,
             linetype = "dashed",
             color = "red") +
  geom_vline(xintercept = 0,
             linetype = "dashed",
             color = "red") 



# Write out draft figures -------------------------------------------------

## Precipitation ----------------------------------------------------------

tiff("figures/2025-05_draft-figures/Precip_site.tiff", units = "in", height = 5, width = 7, res = 150)
precip.site
dev.off()


## Total change -----------------------------------------------------------

# Significant
# Total change vs. Prev_year_precip
tiff("figures/2025-05_draft-figures/Total-change_by-prev-year-precip_regression.tiff",
     units = "in", height = 4, width = 5, res = 150)
total.change.precip.lm
dev.off()

# Total change vs. Elevation
tiff("figures/2025-05_draft-figures/Total-change_by-elevation_regression.tiff",
     units = "in", height = 4, width = 5, res = 150)
total.change.elev.lm
dev.off()

# Total change vs. BG density change
tiff("figures/2025-05_draft-figures/Total-change_by-BG-density-change_regression.tiff",
     units = "in", height = 4, width = 5, res = 150)
total.change.bgden.lm
dev.off()

# Total change vs. shrub cover change
tiff("figures/2025-05_draft-figures/Total-change_by-shrub-cover-change_regression.tiff",
     units = "in", height = 4, width = 5, res = 150)
total.change.shrub.lm
dev.off()

# Total change vs. shrub cover change by Prev_year_precip (linear regression)
tiff("figures/2025-05_draft-figures/Total-change_by-shrub-cover-change-and-prev-year-precip_regression.tiff",
     units = "in", height = 4, width = 6, res = 150)
total.change.shrub.prevprecip.lm
dev.off()

# Total change vs. herb cover change by Prev_year_precip
tiff("figures/2025-05_draft-figures/Total-change_by-herb-cover-change-and-prev-year-precip.tiff",
     units = "in", height = 4, width = 6, res = 150)
total.change.herb.prevprecip
dev.off()

# Total change vs. PlotSlope by Prev_year_precip
tiff("figures/2025-05_draft-figures/Total-change_by-plot-slope-and-prev-year-precip.tiff",
     units = "in", height = 4, width = 6, res = 150)
total.change.plotslope.prevprecip
dev.off()


# Not significant
# Total change vs. Aspect
tiff("figures/2025-05_draft-figures/Total-change_by-aspect_boxplot.tiff",
     units = "in", height = 4, width = 6, res = 150)
total.change.aspect
dev.off()

# Total change vs. PlotSlope
tiff("figures/2025-05_draft-figures/Total-change_by-plot-slope_regression.tiff",
     units = "in", height = 4, width = 5, res = 150)
total.change.elev.lm
dev.off()

# Total change vs. herb cover change
tiff("figures/2025-05_draft-figures/Total-change_by-herb-cover-change_regression.tiff",
     units = "in", height = 4, width = 5, res = 150)
total.change.herb.lm
dev.off()

# Total change vs. BG density change by Prev_year_precip
tiff("figures/2025-05_draft-figures/Total-change_by-BG-density-change-and-prev-year-precip.tiff",
     units = "in", height = 4, width = 6, res = 150)
total.change.bgden.prevprecip
dev.off()

# Total change vs. BG density change by Prev_year_precip (linear regression)
tiff("figures/2025-05_draft-figures/Total-change_by-BG-density-change-and-prev-year-precip_regression.tiff",
     units = "in", height = 4, width = 6, res = 150)
total.change.bgden.prevprecip.lm
dev.off()

# Total change vs. herb cover change by Prev_year_precip (linear regression)
tiff("figures/2025-05_draft-figures/Total-change_by-herb-cover-change-and-prev-year-precip_regression.tiff",
     units = "in", height = 4, width = 6, res = 150)
total.change.herb.prevprecip.lm
dev.off()


## Repro change -----------------------------------------------------------

# Significant
# Repro change by Aspect
tiff("figures/2025-05_draft-figures/Repro-change_by-aspect_boxplot.tiff",
     units = "in", height = 4, width = 6, res = 150)
repro.change.aspect
dev.off()

# Repro change vs. BG density change
tiff("figures/2025-05_draft-figures/Repro-change_by-BG-density-change_regression.tiff",
     units = "in", height = 4, width = 5, res = 150)
repro.change.bgden.lm
dev.off()

# Repro change vs. shrub cover change
tiff("figures/2025-05_draft-figures/Repro-change_by-shrub-cover-change_regression.tiff",
     units = "in", height = 4, width = 5, res = 150)
repro.change.shrub.lm
dev.off()

# Repro change vs. herb cover change
tiff("figures/2025-05_draft-figures/Repro-change_by-herb-cover-change_regression.tiff",
     units = "in", height = 4, width = 5, res = 150)
repro.change.herb.lm
dev.off()

# Repro change vs. BG density change by Prev_year_precip (linear regression)
tiff("figures/2025-05_draft-figures/Repro-change_by-BG-density-change-and-prev-year-precip_regression.tiff",
     units = "in", height = 4, width = 6, res = 150)
repro.change.bgden.prevprecip.lm
dev.off()

# Repro change vs. BG density change by Prev_year_precip
tiff("figures/2025-05_draft-figures/Repro-change_by-BG-density-change-and-prev-year-precip.tiff",
     units = "in", height = 4, width = 6, res = 150)
repro.change.bgden.prevprecip
dev.off()

# Repro change vs. PlotSlope by Prev_year_precip
tiff("figures/2025-05_draft-figures/Repro-change_by-plot-slope-and-prev-year-precip.tiff",
     units = "in", height = 4, width = 6, res = 150)
repro.change.plotslope.prevprecip
dev.off()


# Not significant
# Repro change vs. Prev_year_precip
tiff("figures/2025-05_draft-figures/Repro-change_by-prev-year-precip_regression.tiff",
     units = "in", height = 4, width = 5, res = 150)
repro.change.precip.lm
dev.off()

# Repro change vs. Elevation
tiff("figures/2025-05_draft-figures/Repro-change_by-elevation_regression.tiff",
     units = "in", height = 4, width = 5, res = 150)
repro.change.elev.lm
dev.off()

# Repro change vs. PlotSlope
tiff("figures/2025-05_draft-figures/Repro-change_by-plot-slope_regression.tiff",
     units = "in", height = 4, width = 5, res = 150)
repro.change.elev.lm
dev.off()

# Repro change vs. shrub cover change by Prev_year_precip (linear regression)
tiff("figures/2025-05_draft-figures/Repro-change_by-shrub-cover-change-and-prev-year-precip_regression.tiff",
     units = "in", height = 4, width = 6, res = 150)
repro.change.shrub.prevprecip.lm
dev.off()

# Repro change vs. herb cover change by Prev_year_precip (linear regression)
tiff("figures/2025-05_draft-figures/Repro-change_by-herb-cover-change-and-prev-year-precip_regression.tiff",
     units = "in", height = 4, width = 6, res = 150)
repro.change.herb.prevprecip.lm
dev.off()


## Buffelgrass density change ---------------------------------------------

# Significant
# BG density change vs. Prev_year_precip
tiff("figures/2025-05_draft-figures/BG-density-change_by-prev-year-precip_regression.tiff",
     units = "in", height = 4, width = 5, res = 150)
bgden.change.precip.lm
dev.off()

# BG density change by Aspect
tiff("figures/2025-05_draft-figures/BG-density-change_by-aspect_boxplot.tiff",
     units = "in", height = 4, width = 6, res = 150)
bgden.change.aspect
dev.off()

# BG density change vs. shrub cover change
tiff("figures/2025-05_draft-figures/BG-density-change_by-shrub-cover-change_regression.tiff",
     units = "in", height = 4, width = 5, res = 150)
bgden.change.shrub.lm
dev.off()

# BG density change vs. shrub cover change by Prev_year_precip (linear regression)
tiff("figures/2025-05_draft-figures/BG-density-change_by-shrub-cover-change-and-prev-year-precip_regression.tiff",
     units = "in", height = 4, width = 6, res = 150)
bgden.change.shrub.prevprecip.lm
dev.off()


# Not significant
# BG density change vs. Elevation
tiff("figures/2025-05_draft-figures/BG-density-change_by-elevation_regression.tiff",
     units = "in", height = 4, width = 5, res = 150)
bgden.change.elev.lm
dev.off()

# BG density change vs. PlotSlope
tiff("figures/2025-05_draft-figures/BG-density-change_by-plot-slope_regression.tiff",
     units = "in", height = 4, width = 5, res = 150)
bgden.change.plotslope.lm
dev.off()

# BG density change vs. herb cover change
tiff("figures/2025-05_draft-figures/BG-density-change_by-herb-cover-change_regression.tiff",
     units = "in", height = 4, width = 5, res = 150)
bgden.change.herb.lm
dev.off()

# BG density change vs. herb cover change by Prev_year_precip (linear regression)
tiff("figures/2025-05_draft-figures/BG-density-change_by-herb-cover-change-and-prev-year-precip_regression.tiff",
     units = "in", height = 4, width = 6, res = 150)
bgden.change.herb.prevprecip.lm
dev.off()


## Buffelgrass cover change -----------------------------------------------

# Significant
# BG cover change vs. Prev_year_precip
tiff("figures/2025-05_draft-figures/BG-cover-change_by-prev-year-precip_regression.tiff",
     units = "in", height = 4, width = 5, res = 150)
bgcov.change.precip.lm
dev.off()

# BG cover change vs. Elevation
tiff("figures/2025-05_draft-figures/BG-cover-change_by-elevation_regression.tiff",
     units = "in", height = 4, width = 5, res = 150)
bgcov.change.elev.lm
dev.off()

# BG cover change by Aspect
tiff("figures/2025-05_draft-figures/BG-cover-change_by-aspect_boxplot.tiff",
     units = "in", height = 4, width = 6, res = 150)
bgcov.change.aspect
dev.off()

# Not significant
# BG cover change vs. PlotSlope
tiff("figures/2025-05_draft-figures/BG-cover-change_by-plot-slope_regression.tiff",
     units = "in", height = 4, width = 5, res = 150)
bgcov.change.plotslope.lm
dev.off()

# BG cover change vs. shrub cover change
tiff("figures/2025-05_draft-figures/BG-cover-change_by-shrub-cover-change_regression.tiff",
     units = "in", height = 4, width = 5, res = 150)
bgcov.change.shrub.lm
dev.off()

# BG cover change vs. shrub cover change by Prev_year_precip (linear regression)
tiff("figures/2025-05_draft-figures/BG-cover-change_by-shrub-cover-change-and-prev-year-precip_regression.tiff",
     units = "in", height = 4, width = 6, res = 150)
bgcov.change.shrub.prevprecip.lm
dev.off()

# BG cover change vs. PlotSlope by Prev_year_precip
tiff("figures/2025-05_draft-figures/BG-cover-change_by-plot-slope-and-prev-year-precip_regression.tiff",
     units = "in", height = 4, width = 6, res = 150)
bgcov.change.plotslope.prevprecip.lm
dev.off()


## Shrub & herb cover -----------------------------------------------------

# Shrub cover change vs. Prev_year_precip
tiff("figures/2025-05_draft-figures/Shrub-change_by-prev-year-precip_regression.tiff",
     units = "in", height = 4, width = 5, res = 150)
shrub.change.precip.lm
dev.off()

# Herb cover change by Prev_year_precip
tiff("figures/2025-05_draft-figures/Herb-change_by-prev-year-precip_regression.tiff",
     units = "in", height = 4, width = 5, res = 150)
herb.change.precip.lm
dev.off()



save.image("RData/05.1_draft-figs-for-lm-3.0.RData")
